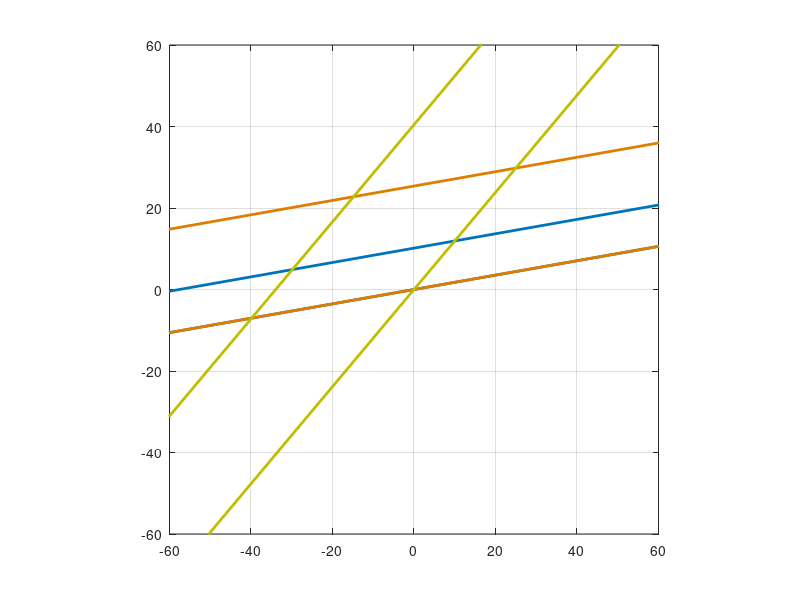

The MATLAB script that drew this image: (Note: this script raises an error after producing the figure.)
% plot_waves.m
% x points to the right
% y points to the top
% angles are measured from the positive x-axis, CCW positive

clear all;

% satellites bearing and range
psi1 = -80*pi/180;
psi2 = -80*pi/180;
psi3 = -40*pi/180;
R = 20000000;   % orbit radius is 20,000 km

% satellite locations
sx1 = R*cos(psi1);
sy1 = R*sin(psi1);

sx2 = R*cos(psi2);
sy2 = R*sin(psi2);

sx3 = R*cos(psi3);
sy3 = R*sin(psi3);

% initial robot location
rx0 = 0; 
ry0 = 0;

% change in pseudorange
del_p1 = 10;
del_p2 = 25;
del_p3 = 26;

% defining some variables for convenience 
dx1 = rx0-sx1;
dy1 = ry0-sy1;

dx2 = rx0-sx2;
dy2 = ry0-sy2;

dx3 = rx0-sx3;
dy3 = ry0-sy3;

%%% plot the scenario %%%

% unit vectors describing direction of from satellites to robot location
% j1_i is the unit vector direction from satellite 1 to the robot expressed
% in inertial coordinates. i1_i normal to j1_i and aligned with the wave
% front. Inertial coordinates are i_i is east, j_i is north. Angles are
% positive CCW from i_i.
i1_i = [dy1/R; -dx1/R];
j1_i = [dx1/R; dy1/R];

i2_i = [dy2/R; -dx2/R];
j2_i = [dx2/R; dy2/R];

i3_i = [dy3/R; -dx3/R];
j3_i = [dx3/R; dy3/R];

% calculated another way
th1 = atan2(-dx1,dy1);
th2 = atan2(-dx2,dy2);
th3 = atan2(-dx3,dy3);

i1_ia = [cos(th1); sin(th1)];
j1_ia = [-sin(th1); cos(th1)];

i2_ia = [cos(th2); sin(th2)];
j2_ia = [-sin(th2); cos(th2)];

i3_ia = [cos(th3); sin(th3)];
j3_ia = [-sin(th3); cos(th3)];

% calculate slope and intercept
m1 = -dx1/dy1;
m1a = i1_ia(2)/i1_ia(1);
m2 = -dx2/dy2;
m2a = i2_ia(2)/i2_ia(1);
m3 = -dx3/dy3;
m3a = i3_ia(2)/i3_ia(1);

c1 = del_p1/R * (dy1 + dx1^2/dy1);
c2 = del_p2/R * (dy2 + dx2^2/dy2);
c3 = del_p3/R * (dy3 + dx3^2/dy3);

% field boundaries
xmax = 20;
xmin = -20;
ymax = 20;
ymin = -20;

% x values for plotting lines
xpts1 = 2*[2*xmax; 2*xmin];
xpts2 = 2*[2*xmax; 2*xmin];
xpts3 = 2*[2*xmax; 2*xmin];

% calculate y values based on equation for line
ypts1_0 = m1*xpts1;
ypts1_1 = m1*xpts1 + c1;

ypts2_0 = m2*xpts2;
ypts2_1 = m2*xpts2 + c2;

ypts3_0 = m3*xpts3;
ypts3_1 = m3*xpts3 + c3;

figure(1); clf;
plot(xpts1,ypts1_0,'LineWidth',2,'Color',[0 0.45 0.74]); hold on;
plot(xpts1,ypts1_1,'LineWidth',2,'Color',[0 0.45 0.74]); 
axis(3*[xmin xmax ymin ymax]);
axis('square'); grid;
plot(xpts2,ypts2_0,'LineWidth',2,'Color',[0.87 0.49 0]);
plot(xpts2,ypts2_1,'LineWidth',2,'Color',[0.87 0.49 0]);
plot(xpts3,ypts3_0,'LineWidth',2,'Color',[0.75 0.75 0]);
plot(xpts3,ypts3_1,'LineWidth',2,'Color',[0.75 0.75 0]);

%%% predict the robot's new location %%%

% calculate angle between wave fronts (alpha)
alpha = acos(i1_i'*i2_i);

% calculate change in robot position based on changes is pseudoranges
del_pos = del_p2/(sin(alpha))*i1_i - del_p1/(sin(alpha))*i2_i;

% % calculating del_rx and del_rx
% del_rx = del_pos(1);
% del_ry = del_pos(2);
% 
% % plotting new robot position
% plot(rx0,ry0,'ko',rx0+del_rx,ry0+del_ry,'mo');
% hold off;

% instead of using geometry to find robot position, try minimizing an error
% function

B = 2*(m1-m2)*(c1-c2) + 2*(m1-m3)*(c1-c3) + 2*(m2-m3)*(c2-c3);
A = (m1-m2)^2 + (m1-m3)^2 + (m2-m3)^2;

rx_min = -B/(2*A);
ry_min = mean([m1*rx_min + c1; m2*rx_min + c2; m3*rx_min + c3]);

[xint12,yint12] = calc_intersect(m1,c1,m2,c2);
[xint13,yint13] = calc_intersect(m1,c1,m3,c3);
[xint23,yint23] = calc_intersect(m2,c2,m3,c3);

xmn = mean([xint12,xint13,xint23]);
ymn = mean([yint12,yint13,yint23]);

% plotting new robot position
plot(rx0,ry0,'ko',rx_min,ry_min,'mo',xmn,ymn,'r*');
hold off;



